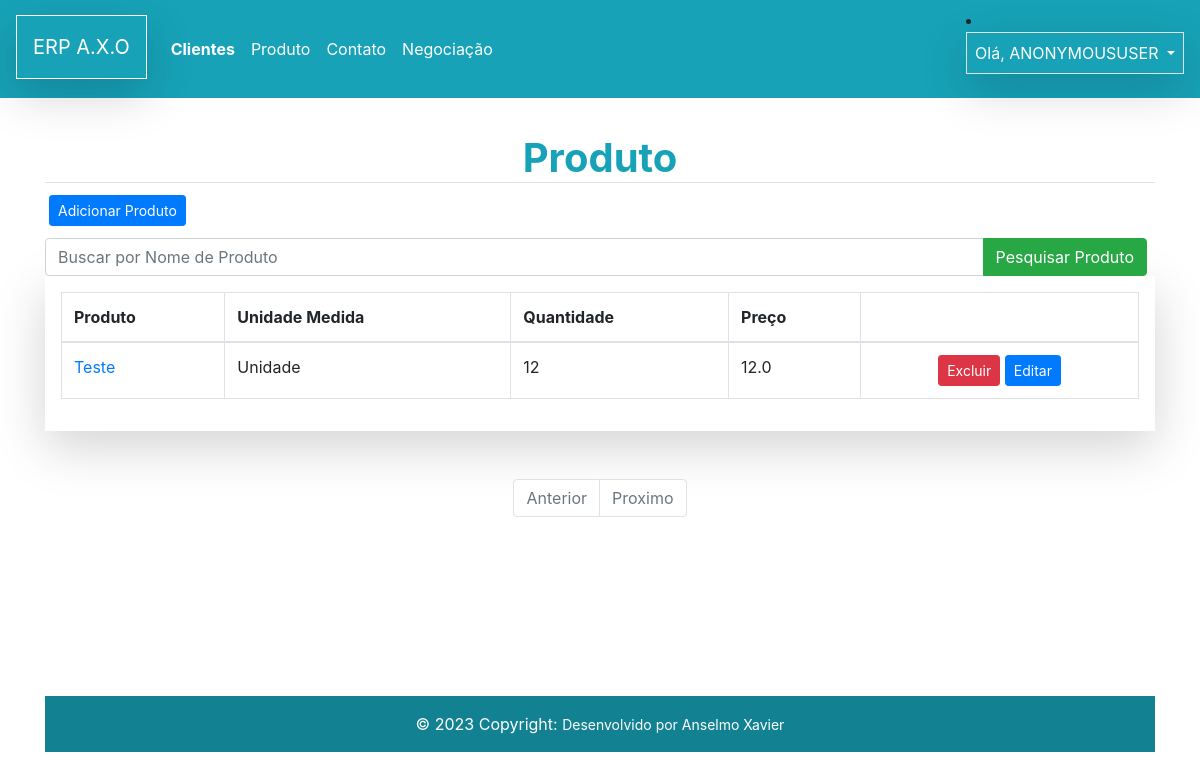
/logistics/lista_prod/, run on an earlier commit of the app's database.
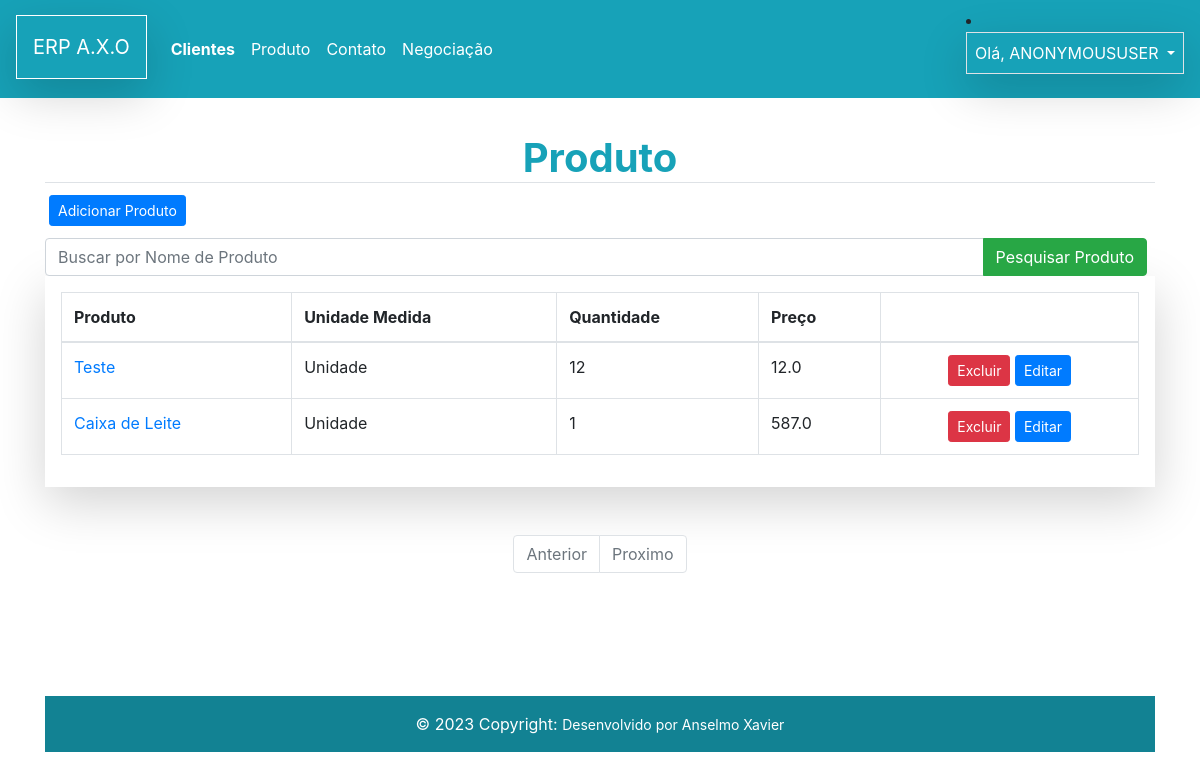
And on a later commit of the database.
### logistics/models.py (models this page shows)
class Produto(models.Model):
    prod_descricao = models.CharField(max_length=100)
    codigo_barra = models.CharField(max_length=100)
    quantidade = models.IntegerField()
    preco = models.FloatField(default=0)
    img_produto = models.ImageField(upload_to= 'img_produto',blank=True, null=True)
    unidade = models.ForeignKey(UnidadeMedida, on_delete=models.CASCADE)
    def __str__(self):
        return self.prod_descricao

class UnidadeMedida(models.Model):
    descricao = models.CharField(max_length=50)
    def __str__(self):
        return self.descricao

### logistics/views.py (the view)
# urls.py: path('lista_prod/', views.ProdutoList.as_view(), name='lista_prod'),
class ProdutoList(ListView):
    login_url = reverse_lazy('login')
    template_name = 'lista_prod.html'
    model = Produto
    context_object_name = 'produtos'
    def get_queryset(self):
        queryset = super().get_queryset()
        termo_pesquisa = self.request.GET.get("pesquisa", None)
        if termo_pesquisa:
            queryset = queryset.filter(prod_descricao__icontains=termo_pesquisa)
        print(queryset)
        return queryset

### logistics/templates/lista_prod.html (shortened to what this page needs)
{% extends "model-page.html" %}
{% block content %}
  <h1 class='text-center text-info border-bottom'><strong>Produto</strong></h1>
  <div class="d-grid gap-3 p-1 d-md-flex justify-content-md-start ">
  <a href='{% url "produto" %}'>
  <button class="btn btn-primary btn-sm" type="button">Adicionar Produto</button>
  </a>
</div>
<form>
<div class="input-group mt-2">
  <input type="text" name='pesquisa_name' class="form-control" placeholder="Buscar por Nome de Produto">
  <div class="input-group-append mr-2">
    <button class="btn btn-success btn" type="submit">Pesquisar Produto</button>
  </div>
</div>
</form>
<div class="table-responsive shadow-lg p-3 mb-5  ">
<table class="table  table-hover table-bordered ">
  <thead>
    <tr>
      <th scope="col">Produto</th>
      <th scope="col">Unidade Medida</th>
      <th scope="col">Quantidade</th>
      <th scope="col">Preço</th>
      <th scope="col"></th>
    </tr>
  </thead>
  <tbody>
   {% for produto in produtos %}
    <tr class="bg-Secondary">
      <td><a href=''>{{ produto.prod_descricao }}</a></td>
      <td >{{ produto.unidade }}</td>
      <td>{{ produto.quantidade }}</td>
      <td >{{ produto.preco }}</td>
        <td class='text-center'>
          <button type="button" class="btn btn-sm btn-danger" data-toggle="modal" data-target="#modal{{ produto.id }}" >Excluir</button>
          <a href='{% url "produto_update" produto.id %}'>
            <button type="button" class="btn btn-sm btn-primary">Editar</button></a>
          </td>
    </tr>
    {% endfor %}
  </tbody>
</table>
</div>
{% include "paginacao.html" %}
{% endblock  %}

What changed in the data, as far as the page shows it:
added Produto: prod_descricao "Caixa de Leite", unidade "Unidade", quantidade "1", preco "587.0"
